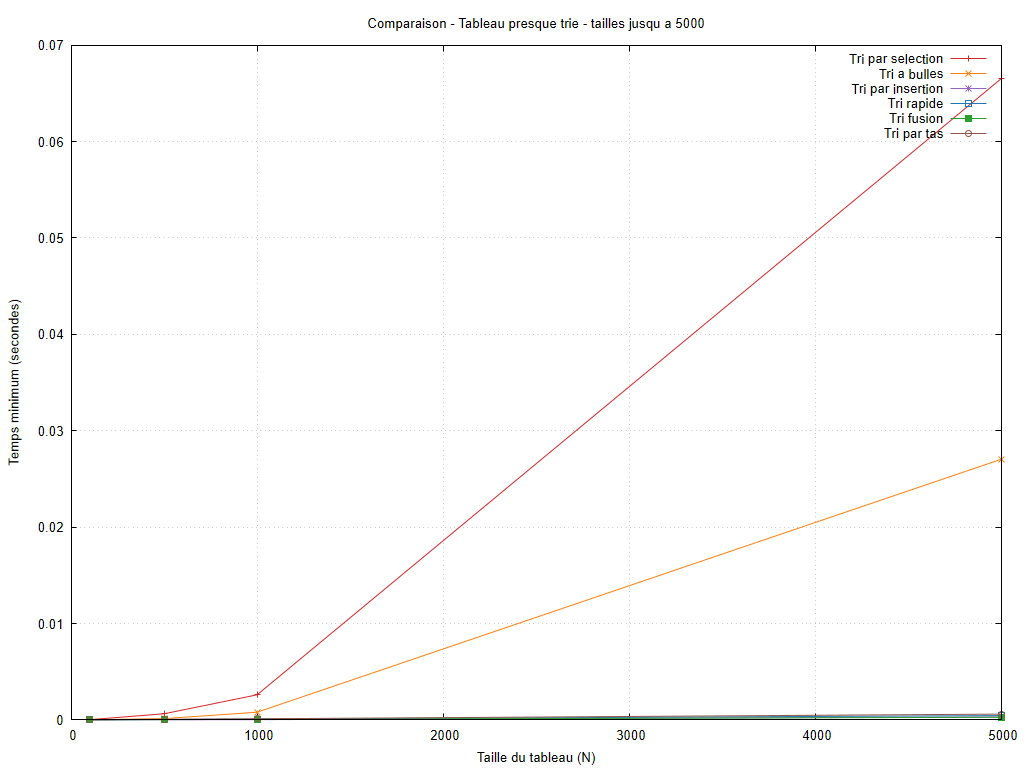

Generate this figure with gnuplot:
set encoding utf8
set terminal pngcairo size 1024,768 font 'Arial,10'
set output 'graphiques/20261006_211417/configurations/presque_trie_petites_tailles.png'
set datafile missing 'non_mesure'
set datafile separator ';'
set title 'Comparaison - Tableau presque trie - tailles jusqu a 5000'
set xlabel 'Taille du tableau (N)'
set ylabel 'Temps minimum (secondes)'
set grid
set yrange [0:*]
set xrange [0:5000]
plot 'resultats/20261006_211417/presque_trie.csv' every ::1 using 1:2 title 'Tri par selection' with linespoints lc rgb '#d62728', 'resultats/20261006_211417/presque_trie.csv' every ::1 using 1:4 title 'Tri a bulles' with linespoints lc rgb '#ff7f0e', 'resultats/20261006_211417/presque_trie.csv' every ::1 using 1:6 title 'Tri par insertion' with linespoints lc rgb '#9467bd', 'resultats/20261006_211417/presque_trie.csv' every ::1 using 1:8 title 'Tri rapide' with linespoints lc rgb '#1f77b4', 'resultats/20261006_211417/presque_trie.csv' every ::1 using 1:10 title 'Tri fusion' with linespoints lc rgb '#2ca02c', 'resultats/20261006_211417/presque_trie.csv' every ::1 using 1:12 title 'Tri par tas' with linespoints lc rgb '#8c564b'
unset output
